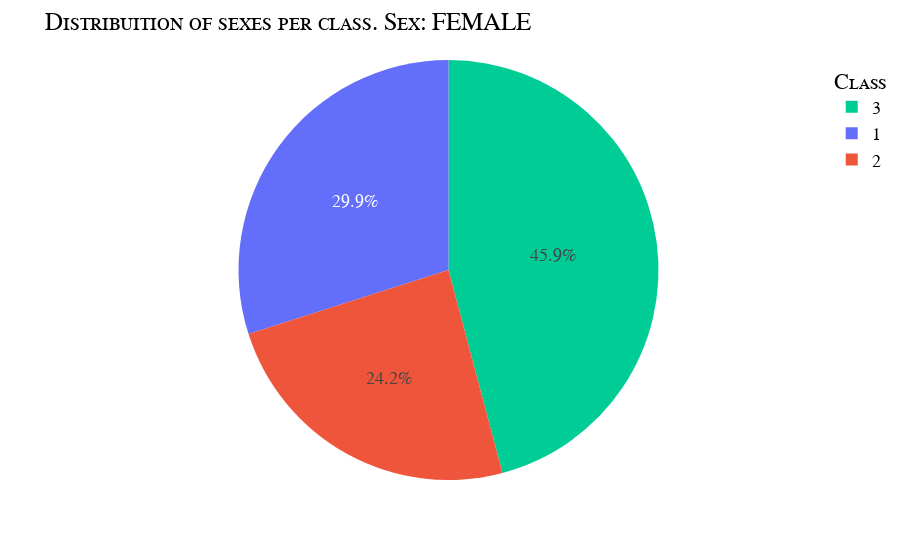
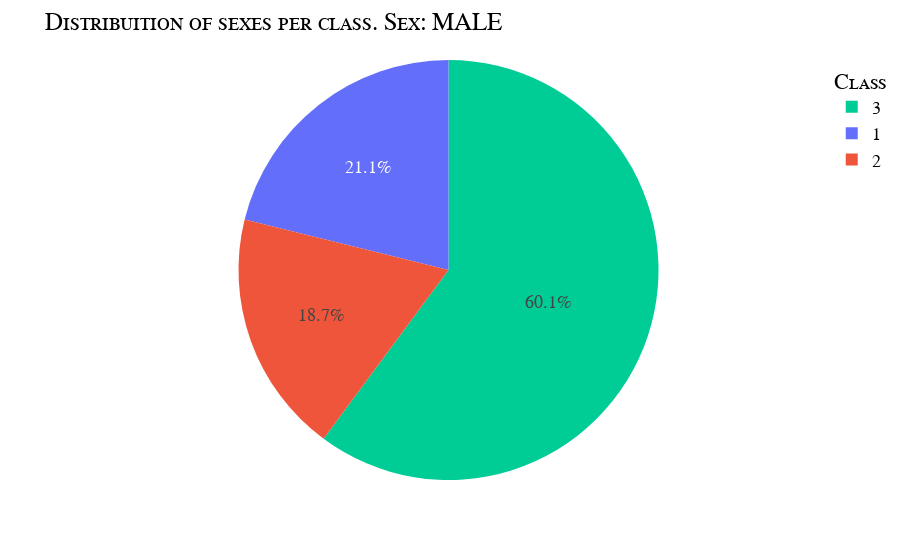

Source (notebook cell) for these figures, in order:
### Code cell
# survivors_by_class = train.groupby(['Pclass', 'Sex', 'Survived']).size().reset_index(name='Amount')

# Group per class to see the amount of males and females by each class

survivors_by_class_2 = survivors_by_class.drop(columns='Survived')

for i in sexes:
    survivors_by_class_3 = survivors_by_class_2[survivors_by_class_2['Sex'] == i]
    fig = px.pie(
        survivors_by_class_3,
        names='Pclass',
        values='Amount',
        color='Pclass'
    )
    fig.update_layout(
        title = {
            'text': f'Distribuition of sexes per class. Sex: {i.upper()}'
        },
        legend_title_text='Class',
        font=my_font
    )
    fig.show()

### Figure 1 — Plotly figure (JSON) as saved in the notebook; plotly's stock layout.template omitted (floating-point values rounded to 4 significant figures)
{"data": [{"customdata": [[1], [1], [2], [2], [3], [3]], "domain": {"x": [0, 1], "y": [0, 1]}, "hovertemplate": "Pclass=%{customdata[0]}<br>Amount=%{value}<extra></extra>", "labels": [1, 1, 2, 2, 3, 3], "legendgroup": "", "marker": {"colors": ["#636efa", "#636efa", "#EF553B", "#EF553B", "#00cc96", "#00cc96"]}, "name": "", "showlegend": true, "type": "pie", "values": [3, 91, 6, 70, 72, 72]}], "layout": {"font": {"color": "Black", "family": "Courier New, monospace", "size": 18, "variant": "small-caps"}, "legend": {"title": {"text": "Class"}, "tracegroupgap": 0}, "margin": {"t": 60}, "title": {"text": "Distribuition of sexes per class. Sex: FEMALE"}}}

### Figure 2 — Plotly figure (JSON) as saved in the notebook; plotly's stock layout.template omitted (floating-point values rounded to 4 significant figures)
{"data": [{"customdata": [[1], [1], [2], [2], [3], [3]], "domain": {"x": [0, 1], "y": [0, 1]}, "hovertemplate": "Pclass=%{customdata[0]}<br>Amount=%{value}<extra></extra>", "labels": [1, 1, 2, 2, 3, 3], "legendgroup": "", "marker": {"colors": ["#636efa", "#636efa", "#EF553B", "#EF553B", "#00cc96", "#00cc96"]}, "name": "", "showlegend": true, "type": "pie", "values": [77, 45, 91, 17, 300, 47]}], "layout": {"font": {"color": "Black", "family": "Courier New, monospace", "size": 18, "variant": "small-caps"}, "legend": {"title": {"text": "Class"}, "tracegroupgap": 0}, "margin": {"t": 60}, "title": {"text": "Distribuition of sexes per class. Sex: MALE"}}}
